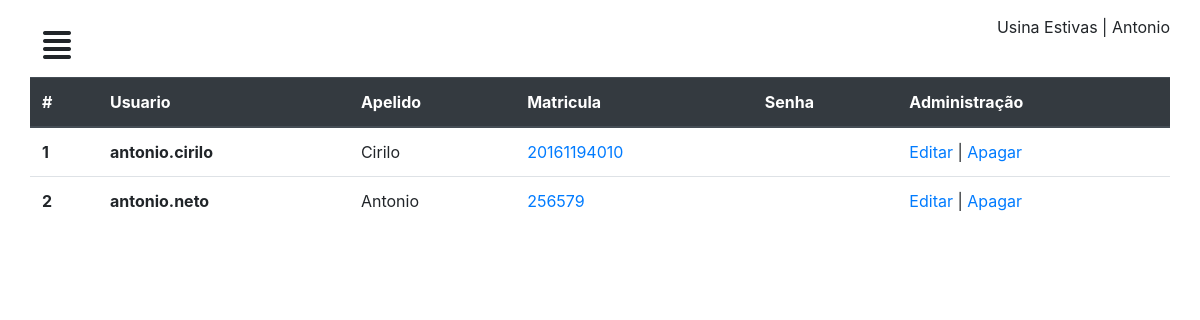
The page /perfil/usuarios/ (signed in) on the database its author committed.
### chamados/models.py (models this page shows, shortened)
class CustomUser (AbstractUser):
	matricula = models.CharField('matricula', max_length=11)
	apelido = models.CharField('apelido', max_length=50)

### chamados/views.py (the view)
# urls.py: path('perfil/usuarios/', usuarios, name="usuarios"),
@login_required
def usuarios(request):
	user = CustomUser.objects.all()
	contexto = {
	'usuarios': user
	}
	return render(request, 'admin/usuarios.html', contexto)

### chamados/templates/admin/usuarios.html (shortened to what this page needs)
{% extends "dashboard/baseperfil.html" %}
{% load static %}
{% block conteudo %}
<div id="mycall">
  <div class="row">
    <div class="col-12">
	<table class="table">
    <thead class="thead-dark">
      <tr>
        <th scope="col">#</th>
        <th scope="col">Usuario</th>
        <th scope="col">Apelido</th>
        <th scope="col">Matricula</th>
        <th scope="col">Senha</th>
        <th scope="col">Administração</th>
      </tr>
    </thead>
    <tbody>
      <tr>
        {% for usuario in usuarios %}
        <th scope="row">{{usuario.id}}</th>
        <th scope="row">{{usuario.username}}</th>
        <td >{{usuario.apelido}}</td>
        <td ><a href="#">{{usuario.matricula}}</a></td>
        <td > {{usuario.senha}}</td>
        <td> <a href="{% url 'dados' usuario.id %}">Editar</a> | <a href="#">Apagar</a></td>
      </tr>
      {% empty %}
    </tbody>
  </table>
  <p>Nenhum Usuario cadastrado</p>
  {% endfor %}
</div>
</div>
</div>
{% endblock %}

### chamados/templates/dashboard/baseperfil.html (shortened to what this page needs)
<!DOCTYPE html>
{% load static %}
<html>
<head>
	<link rel="stylesheet" type="text/css" href="{% static 'css/geral.css' %}" />
	<link rel="stylesheet" type="text/css" href="{% static 'bootstrap/css/bootstrap.min.css' %}" />
	<link rel="stylesheet" type="text/css" href="{% static 'css/dash.css' %}" />
</head>
<body>
	<div id="wrapper">
		<div id="page-content-wrapper">
			<div class="container-fluid">
				<div class="row">
					<div class="col-lg-12">
						<a href="#" class="btn" id="menu-toggle"><i class="fas fa-align-justify"></i></a> <span class="float-right"> Usina Estivas | {{user.apelido}}</span>
						{% block conteudo %}
						{% endblock %}
					</div>
				</div>
			</div>
		</div>
	</div>
</body>
</html>

### chamados/static/css/dash.css (style rules this page uses)
#page-content-wrapper { width: 100%; position: absolute; padding:15px; transition:all .5s; }
#menu-toggle { transition:all .3s; font-size:2em; }

### rows shown on the page
CustomUser: apelido "Antonio", id "2", username "antonio.neto", matricula "256579"
CustomUser: id "1", username "antonio.cirilo", apelido "Cirilo", matricula "20161194010"
